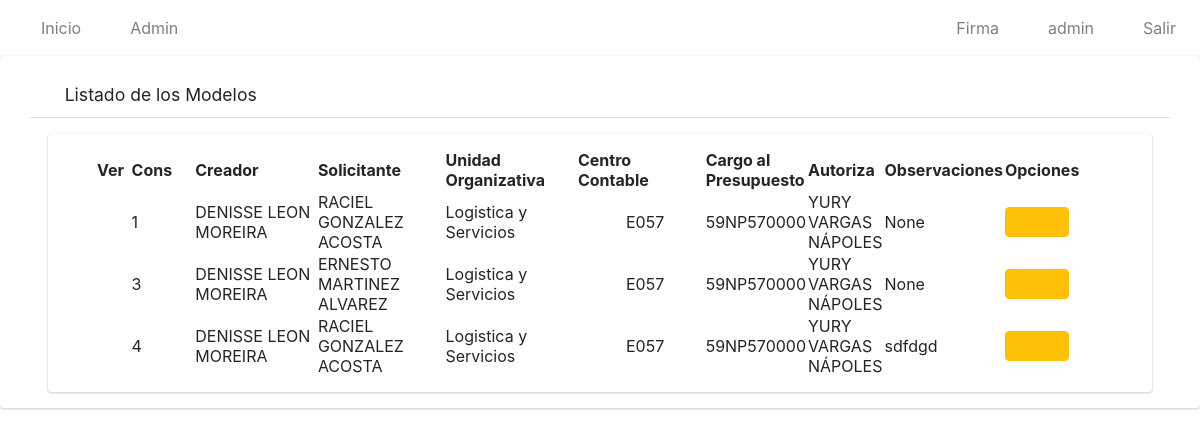
The app's page /index/listar/modelos/archivados/ (signed in), older data.
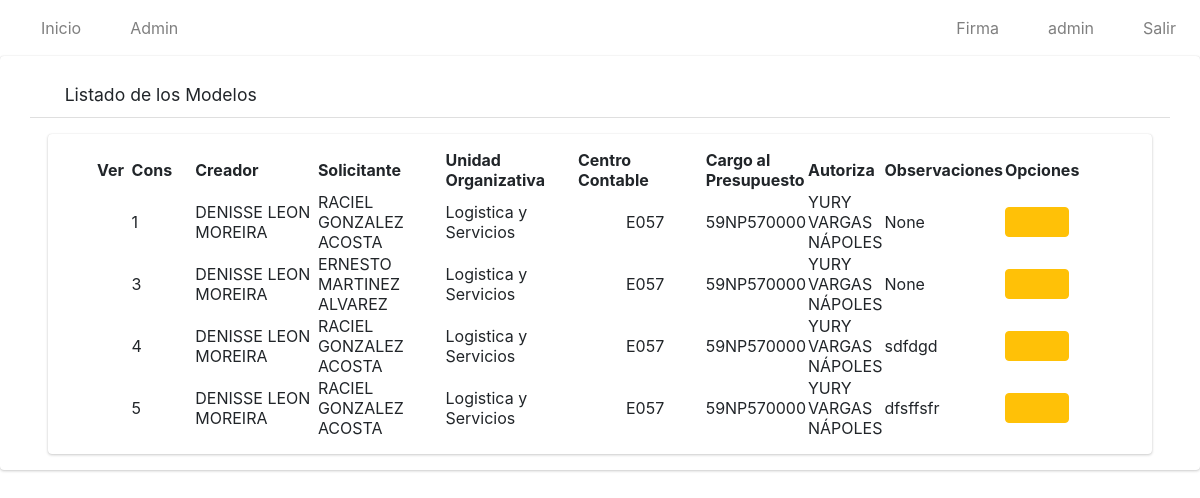
The same page, newer data.
### app/models.py (models this page shows, shortened)
class Modelo(models.Model):
    nombre=models.CharField(max_length=50)
    solicitante=models.CharField(max_length=50)
    unidad_organizativa=models.CharField(max_length=100)
    c_contable=models.CharField(max_length=4)
    consec=models.IntegerField()
    solicitudes=models.ManyToManyField(Solicitud)
    parleg=models.CharField(max_length=200, blank=True, null=True)
    autoriza=models.CharField(max_length=50)
    cargo_presupuesto=models.CharField(max_length=20)
    observaciones = models.CharField(max_length=500, blank=True, null=True)
    estado=models.CharField(max_length=10)
    cargo_autoriza=models.CharField(max_length=100)
    dependencia_autoriza=models.CharField(max_length=100)
    cargo_solicita=models.CharField(max_length=100)
    area_trabajo_solicita=models.CharField(max_length=100)
    labor=models.CharField(max_length=500, blank=True, null=True)

### app/views.py (the view)
# urls.py: path('listar/modelos/archivados/', ModeloArchivedListView.as_view(), name='listarModArch'),
class ModeloArchivedListView(ListView):
    model = Modelo
    template_name = 'modelos/listarArchivados.html'
    @method_decorator(login_required)
    def dispatch(self, request, *args, **kwargs):
        return super().dispatch(request,*args,** kwargs)
    def get_context_data(self, **kwargs):
        context = super().get_context_data(**kwargs)
        lista_solicitantes=[]
        modelos=Modelo.objects.all()
        pos=0
        context['title'] = "Listado de Solicitudes"
        context['solicitantes'] = lista_solicitantes
        context['object_list'] = Modelo.objects.all().filter(estado="archivado")
        return context

### app/templates/modelos/listarArchivados.html
{% extends 'base.html' %}
{% load static %}
{% block content %}
    <div class=" card card-default">
        <div class="card-header px-3 mb-3 mt-3 container">
            <h3 class="card-title">
            <i class="fas fa-search"></i>
                Listado de los Modelos
            </h3>
            </div>
        <div class="card card-body content-header mx-5 px-5">
            <table id="myTable" class="display" style="width: 100%;">
                <thead>
                    <tr>
                        <th>Ver</th>
                        <th style="width: 2cm">Cons</th>
                        <th>Creador</th>
                        <th>Solicitante</th>
                        <th>Unidad Organizativa</th>
                        <th>Centro Contable</th>
                        <th>Cargo al Presupuesto</th>
                        <th>Autoriza</th>
                        <th>Observaciones</th>
                        <th style="width: 3cm">Opciones</th>
                    </tr>
                </thead>
                <tbody>
                    {% for i in object_list %}
                    <tr>
                        <td style="width: 1cm"></td>
                        <td style="width: 20px;">{{i.consec}}</td>
                        <td style="width: 150px;">{{i.nombre}}</td>
                        <td style="width: 150px;">{{i.solicitante}}</td>
                        <td style="width: 150px;">{{i.unidad_organizativa}}</td>
                        <td style="width: 150px;"><div class="pl-5">{{i.c_contable}}</div></td>
                        <td>{{i.cargo_presupuesto}}</td>
                        <td>{{i.autoriza}}</td>
                        <td>{{i.observaciones}}</td>
                        <td>
                {% if perms.app.view_modelo %}
                <a href="{% url 'solicitudModel' i.id%}" type="button" class="btn btn-warning">
                    <i class="fas fa-eye" style="width: 1cm"></i>
                </a>
                {% endif %}
                        </td>
                    </tr>
                    {% endfor %}
                </tbody>
            </table>
        </div>
    </div>
{% endblock %}

Row changes from the older to the newer data that the page shows:
now on this page (row edited): Modelo: consec "5", nombre "DENISSE LEON MOREIRA", solicitante "RACIEL GONZALEZ ACOSTA", unidad_organizativa "Logistica y Servicios", c_contable "E057", cargo_presupuesto "59NP570000", autoriza "YURY VARGAS NÁPOLES", observaciones "dfsffsfr"
